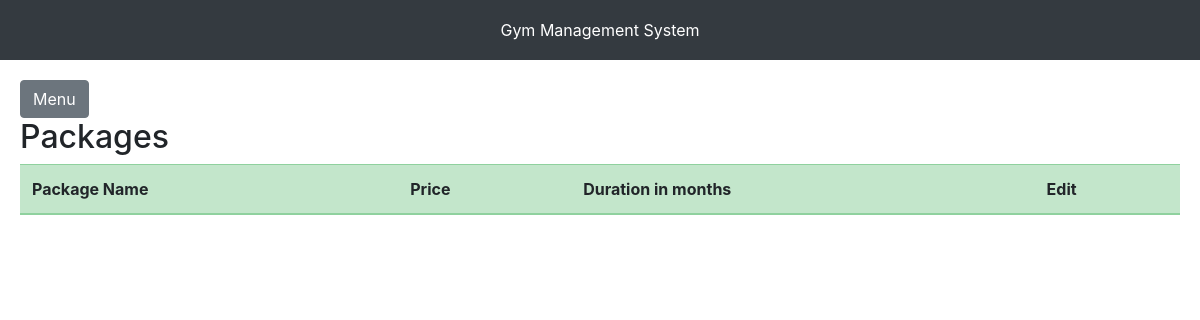
/view_packages/, run on an earlier commit of the app's database.
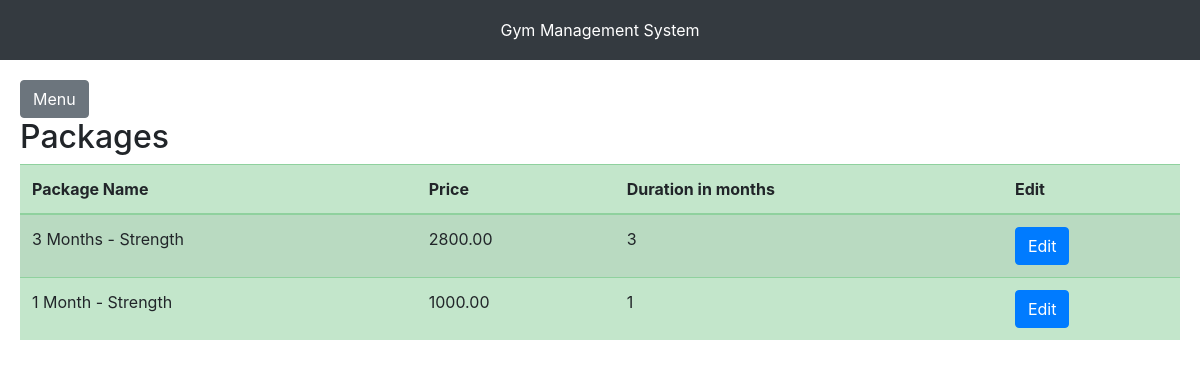
And on a later commit of the database.
### membership/models.py (models this page shows)
class Package(models.Model):
    name=models.CharField(max_length=20)
    price=models.DecimalField(max_digits=10,decimal_places=2)
    duration=models.IntegerField()

### membership/views.py (the view)
# urls.py: path('view_packages/',view_packages,name='view_packages'),
def view_packages(request):
    packages=Package.objects.all()
    return render(request,'membership/view_packages.html',{'packages':packages})

### frontend/templates/membership/view_packages.html (shortened to what this page needs)
{% extends "base.html" %}
{% block content %}
<div class="row justify-content-center">
    <div class="col-md-12">
        <h2>Packages</h2>
        <table class="table table-success table-striped">
            <thead>
              <tr>
                <th scope="col">Package Name</th>
                <th scope="col">Price</th>
                <th scope="col">Duration in months</th>
                <th scope="col">Edit</th>
              </tr>
            </thead>
            <tbody>
                {% for package in packages %}
                <tr>
                    <td>{{package.name}}</td>
                    <td>{{package.price}}</td>
                    <td>{{package.duration}}</td>
                    <td><button onclick="ConfirmEdit('/edit_packages/{{package.id}}')"class="btn btn-primary">Edit</button></td>
                </tr>
                {% endfor%}
            </tbody>
        </table>
    </div>
{% endblock %}

What changed in the data, as far as the page shows it:
added Package: name "3 Months - Strength", price "2800.00", duration "3"
added Package: name "1 Month - Strength", price "1000.00", duration "1"
